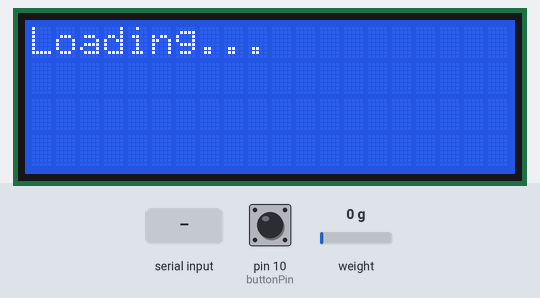
Bench run of a sketch on a simulated Arduino Uno, built with avr-gcc and run on an emulated ATmega328P. Parts: 20×4 character LCD. The test bench sets the inputs (shaded band); at power-on: weight on the scale 0 g, pin 10 (buttonPin) HIGH. What the sketch prints to the serial monitor is not drawn.

Above: at 0.6 s.
4.4 s: weight on the scale set to 100 g
At 9.0 s:
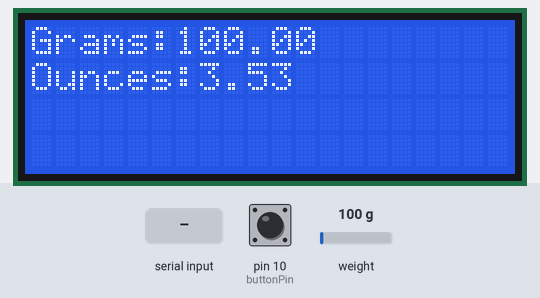
10.6 s: "t90\n" received over Serial
At 19.0 s:
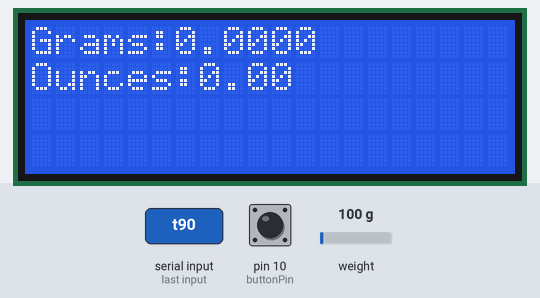
19.2 s: weight on the scale set to 1250 g
At 24.0 s:
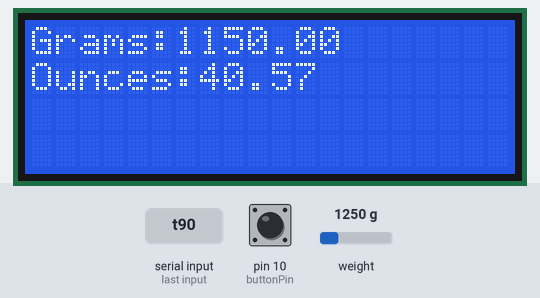
24.7 s: weight on the scale set to 2500 g
At 29.0 s:
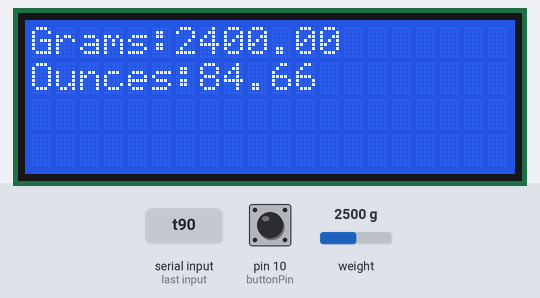
29.7 s: "r90\n" received over Serial
At 34.1 s:
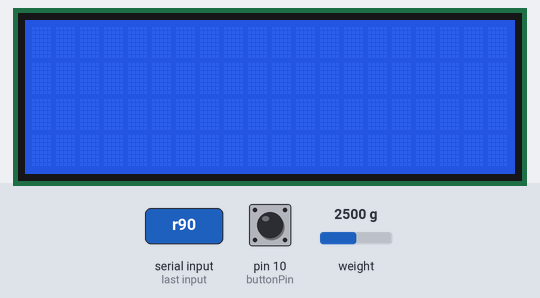
Timing chart, 0 to 35.6 s (numbered marks = the images above; inputs shaded):
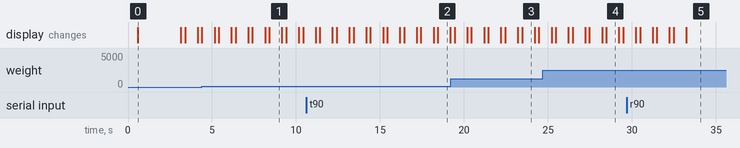

Measured:
- after the input at 29.7 s, the display: first differs from a run without the input after 3.5 s (image 5)
- what the display in image 0 shows lasts 2.6 s, from 0.6 s to 3.2 s
- what the display in image 1 shows lasts 0.8 s, from 8.4 s to 9.2 s

The sketch:

scale.ino
```cpp
#include <LiquidCrystal.h>
#include <HX711_ADC.h>
#if defined(ESP8266) || defined(ESP32) || defined(AVR)
#include <EEPROM.h>
#endif
#define DOUT 8
#define CLK 9

//defining pins and ESP AVR EEPROM and all necessary libraries to function

const int buttonPin = 10;
const int rs = 12, en = 11, d4 = 5, d5 = 4, d6 = 3, d7 = 2;
LiquidCrystal lcd(rs, en, d4, d5, d6, d7);
HX711_ADC LoadCell(DOUT, CLK);

//VARIABLES


unsigned long t = 0;
const int calVal_eepromAdress = 0;
float newCalibrationValue = 0;

//***********************************


void setup() {
  // boolean value checked for condition for all statements
  // coming to configuration
  bool _check = false;

  // Setting up I/O pins and their respected positions
  // Commented specifically which ports represent which pins.

  // D7 - D0 = PD7 - PD0
  PORTD = B00111100;
        //76543210
  DDRD = B00111100;
        //76543210

  // D13 - D8 = PD5 -> PD0
  PORTB = B011111;
         //543210
  DDRB = B011111;
         //543210

  // A7 - A0 = PC7-> PC0
  PORTC = B00000000;
        //76543210

  DDRC = B00000000;
       //76543210


  Serial.begin(9600);
  Serial.println("Starting...");
  LoadCell.begin();
  lcd.begin(20, 4);
  unsigned long stabilizingTime = 2000;
  boolean _tare = true;
  // can set to false if no need for tare
  //Taring the scale for 0 longer duration of time improves accuracy
  if (LoadCell.getTareTimeoutFlag()) {
    lcd.setCursor(0, 0);
    lcd.print("Timeout wirePIN");
  } else {
    //1.0 used for initial value for calibration
    lcd.print("Setup Complete");
    delay(500);
    lcd.clear();
  }

  // printing information on hx711
  // a tool to debug incase something doesn't work accordingly.
  //everything displayed serial side so end user doesn't specifically
  //has to look at it.

  lcd.print("Loading...");
  while (!LoadCell.update());
  Serial.print("Calibration value: ");
  Serial.println(LoadCell.getCalFactor());
  Serial.print("HX711 measured conversion time ms: ");
  Serial.println(LoadCell.getConversionTime());
  Serial.print("HX711 measured sampling rate HZ: ");
  Serial.println(LoadCell.getSPS());
  Serial.print("HX711 measured settlingtime ms: ");
  Serial.println(LoadCell.getSettlingTime());
  Serial.println("Do you want to configure the scale y/n");
  Serial.print("EEPROM calibration value is: ");
  Serial.println(EEPROM.get(0, newCalibrationValue));
  LoadCell.start(stabilizingTime, _tare);

  // after the load time lcd is cleared and we showcase
  // current calibration value to the user and the option to skip
  // calibration as its not necessary to calibrate it everytime its used
  // tested multiple instances of functionality and eeprom provides
  // correct calibrated value necessary.

  lcd.clear();
  lcd.setCursor(0, 0);
  lcd.print("Calibration:");
  lcd.setCursor(12, 0);
  lcd.print(newCalibrationValue);
  lcd.setCursor(0, 1);
  lcd.print("Y/N for Calibration");
  lcd.setCursor(0, 2);
  lcd.print("Click button to");
  lcd.setCursor(0, 3);
  lcd.print("Skip calibration");
  pinMode(buttonPin, INPUT_PULLUP);

  // reading btn value constantly to figure out when it's clicked once clicked the
  // program continues as if it's already configured for the user's personal use.
  // specifically capabilities are set aswell for console side use with serial print
  // serial print option available and used solely during configuration.
  // data is fetched with configured value from EEPROM.get
  // EEPROM address is always the same so it's not necessary to configure it again.

  while (_check == false) {
    uint8_t btn = digitalRead(buttonPin);
    if (Serial.available() > 0 || btn == HIGH) {
      char inByte = Serial.read();
      if (inByte == 'n' || btn == HIGH) {
#if defined(ESP8266) || defined(ESP32)
        EEPROM.begin(512);
#endif
        EEPROM.get(calVal_eepromAdress, newCalibrationValue);
        LoadCell.setCalFactor(newCalibrationValue);
        Serial.println(newCalibrationValue);
        lcd.clear();
        btn == LOW;
        _check = true;
      } else if (inByte == 'y') {
        calibrate();
        _check = true;
      }
    }
  }
}
// Function clears out unnecessary 2 rows of options that user can use
// no clear solution to be exact, except for sending the function
// ounces and grams seperately to showcase them that way
// but this is a simpler solution.
void pause() {
  lcd.setCursor(0, 2);
  lcd.print("                    ");
  lcd.setCursor(0, 3);
  lcd.print("                    ");
  for (int i = 0; i < 5; i++) {
    lcd.noDisplay();
    delay(250);
    lcd.display();
    delay(750);
  }
  // not seperately taring the scale but also possible
  // with LoadCell.tareNoDelay();
  // reason as to not break the offset possibly caused by
  // user leaving the weight for too long.
}

void loop() {
  // Reading constantly the state of buttonPin to enable
  // usage of pause function as attachInterrupt is incompatible
  // as the specific pins are used for LCD display on NANO.
  uint8_t btn = digitalRead(buttonPin);
  if (btn == HIGH) {
    pause();
  }

  // Calculating the value with HX711.adc library function and setting specific
  // variables to display our collected data
  // i representing the default grams as it was calibrated for grams
  // and ounces representing ounces
  // user displayed with an option to pause with an installed button
  // previously mentioned button state that we read during the loop.

  static boolean newDataReady = 0;
  const int serialPrintInterval = 200;
  if (LoadCell.update()) newDataReady = true;
  if (newDataReady) {
    if (millis() > t + serialPrintInterval) {
      float i = LoadCell.getData();
      lcd.setCursor(0, 0);
      lcd.print("Grams:");
      lcd.setCursor(6, 0);
      lcd.print(i);
      lcd.setCursor(0, 1);
      lcd.print("Ounces:");
      lcd.setCursor(7, 1);
      float ounces = i * 0.0352739619;
      lcd.print(ounces);
      lcd.setCursor(0, 2);
      lcd.print("Press button");
      lcd.setCursor(0, 3);
      lcd.print("To pause the scale");
      t = millis();
    }
  }

  // function is for more advanced use where you access with serial monitor
  // no specific usage for normal usage outside of calibration
  // reason as to why it's not displayed or told specficially to the end user.
  // giving option to calibrate tare and change the calibrated factor for sharper adjustment.

  if (Serial.available() > 0) {
    char inByte = Serial.read();
    if (inByte == 't') LoadCell.tareNoDelay();       // tare
    else if (inByte == 'r') calibrate();             // calibrate
    else if (inByte == 'c') changeSavedCalFactor();  //edit calibration value manually
  }

  if (LoadCell.getTareStatus() == true) {
    Serial.println("Tare complete");
  }
}

void calibrate() {
  lcd.clear();
  // calibration happens serial monitor side and the serial
  // messages should guide user for calibration with all the
  // necessary details needed for proper functionality.

  Serial.println("***");
  Serial.println("Start the calibration");
  Serial.println("Place the load cell on a level stable surface");
  Serial.println("Remove any load applied to the load cell.");
  Serial.println("Send 't' from serial monitor to set the tare offset");

  boolean _resume = false;
  while (_resume == false) {
    LoadCell.update();
    if (Serial.available() > 0) {
      if (Serial.available() > 0) {
        char inByte = Serial.read();
        if (inByte = 't') LoadCell.tareNoDelay();
      }
    }
    if (LoadCell.getTareStatus() == true) {
      Serial.println("Tare Complete");
      _resume = true;
    }
  }

  Serial.println("Now place a known mass on the loadcell");
  Serial.println("Now send the weight of this mass (i.e 100.0) from serial monitor ");

  float knownMass = 0;
  _resume = false;
  while (_resume == false) {
    if (Serial.available() > 0) {
      knownMass = Serial.parseFloat();
      if (knownMass != 0) {
        Serial.print("Known mass is: ");
        Serial.println(knownMass);
        _resume = true;
      }
    }
  }

  LoadCell.refreshDataSet();
  Serial.println(knownMass);
  Serial.println(LoadCell.getNewCalibration(knownMass));
  float newCalibrationValue = LoadCell.getNewCalibration(knownMass);

  Serial.print("New calibration value has been set to: ");
  Serial.print(newCalibrationValue);
  Serial.println(", use this as calibration value (calFactor) in your project sketch");
  Serial.print("Save this value to EEROM address ");
  Serial.print(calVal_eepromAdress);
  Serial.println("? y/n");

  _resume = false;

  while (_resume == false) {
    if (Serial.available() > 0) {
      char inByte = Serial.read();
      if (inByte == 'y') {
#if defined(ESP8266) || defined(ESP32)
        EEPROM.begin(512);
#endif
        EEPROM.put(calVal_eepromAdress, newCalibrationValue);
#if defined(ESP8266) || defined(ESP32)
        EEPROM.commit();
#endif
        EEPROM.get(calVal_eepromAdress, newCalibrationValue);
        Serial.print("Value: ");
        Serial.print(newCalibrationValue);
        Serial.print(" Saved to EEPROM address: ");
        Serial.print(calVal_eepromAdress);
        _resume = true;
      } else if (inByte == 'n') {
        Serial.println("Value not saved to EEPROM");
        _resume = true;
      }
    }
  }
}

void changeSavedCalFactor() {
  // similarly serial messages should give proper
  // guidance for users self adjusted values.
  float oldCalibrationValue = LoadCell.getCalFactor();
  boolean _resume = false;
  Serial.println("***");
  Serial.print("Current value is: ");
  Serial.println(oldCalibrationValue);
  float newCalibrationValue;
  while (_resume == false) {
    if (Serial.available() > 0) {
      newCalibrationValue = Serial.parseFloat();
      if (newCalibrationValue != 0) {
        Serial.print("New calibration value is: ");
        Serial.println(newCalibrationValue);
        LoadCell.setCalFactor(newCalibrationValue);
        _resume = true;
      }
    }
  }
  _resume = false;
  Serial.print("Save this value to EEPROM adress ");
  Serial.print(calVal_eepromAdress);
  Serial.println("? y/n");
  while (_resume == false) {
    if (Serial.available() > 0) {
      char inByte = Serial.read();
      if (inByte == 'y') {
#if defined(ESP8266) || defined(ESP32)
        EEPROM.begin(512);
#endif
        EEPROM.put(calVal_eepromAdress, newCalibrationValue);
#if defined(ESP8266) || defined(ESP32)
        EEPROM.commit();
#endif
        EEPROM.get(calVal_eepromAdress, newCalibrationValue);
        Serial.print("Value ");
        Serial.print(newCalibrationValue);
        Serial.print(" saved to EEPROM address: ");
        Serial.println(calVal_eepromAdress);
        _resume = true;
      } else if (inByte == 'n') {
        Serial.println("Value not saved to EEPROM");
        _resume = true;
      }
    }
  }
  Serial.println("End change calibration value");
  Serial.println("***");
}
```
